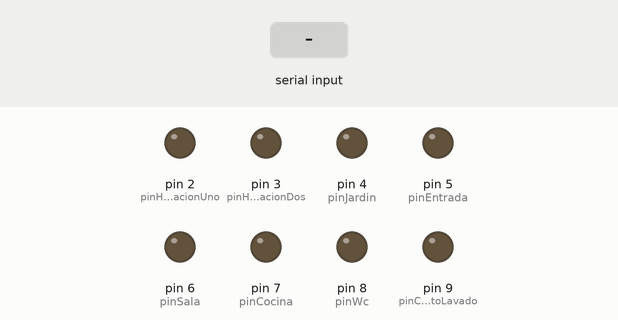
Simulated run of this sketch. Board: Arduino Uno, built with avr-gcc and run on an emulated ATmega328P. On the bench: output pins drawn as LEDs (lit = HIGH). The test bench sets the inputs (shaded band). What the sketch prints to the serial monitor is not drawn.

Above: at 1.2 s.
1.3 s: "E" received over Serial
At 2.4 s:
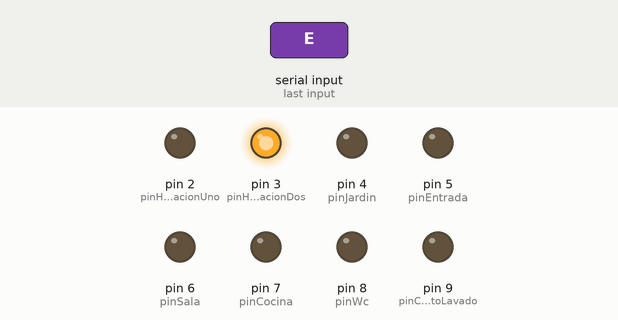
2.9 s: "H" received over Serial
At 3.7 s:
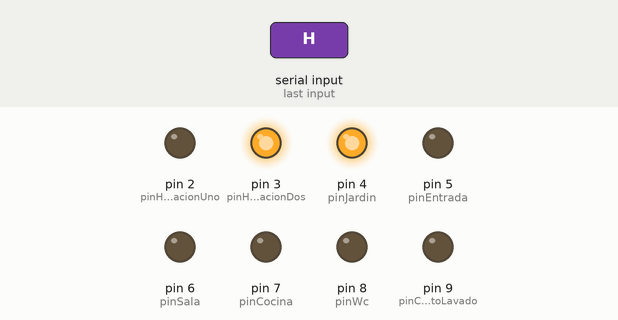
4.5 s: "G" received over Serial
At 5.0 s:
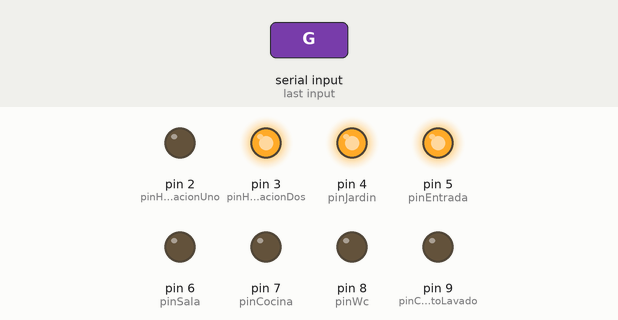
6.1 s: "A" received over Serial
At 7.4 s:
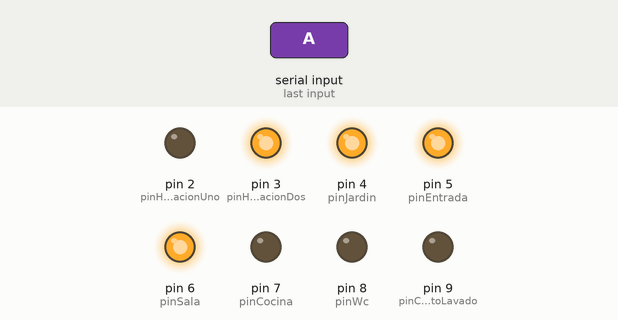
7.7 s: "B" received over Serial
At 8.7 s:
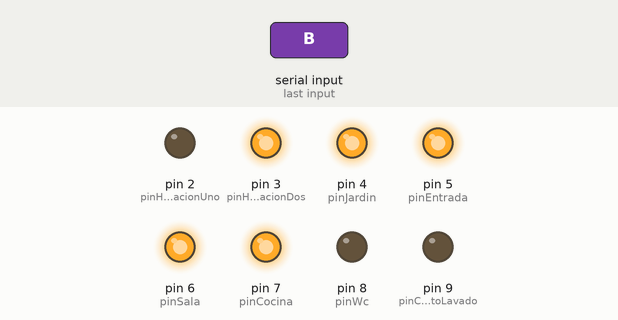
9.3 s: "C" received over Serial
At 10.0 s:
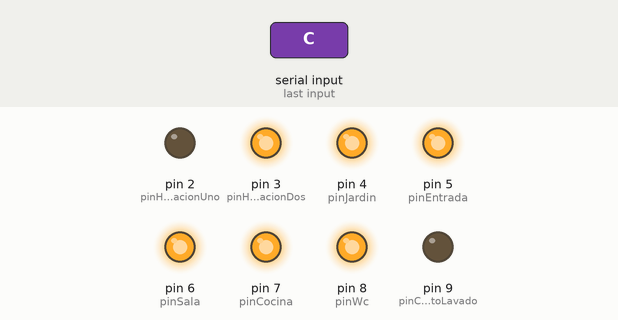
Timing chart, 0 to 11.9 s (numbered marks = the images above; inputs shaded):
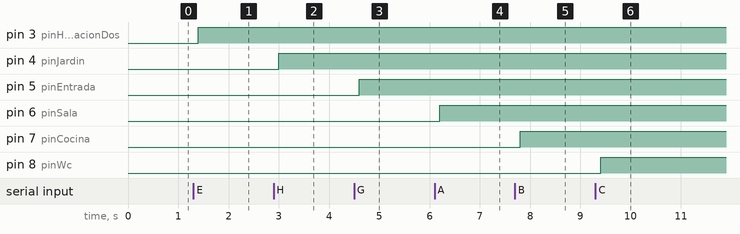

The sketch:

Casa_Control_Remoto.ino
```cpp
const int pinHabitacionUno=2;
const int pinHabitacionDos=3;
const int pinJardin=4;
const int pinEntrada=5;
const int pinSala=6;
const int pinCocina=7;
const int pinWc=8;
const int pinCuartoLavado=9;

/**/
int habitacionUnoPrendido=0;
int habitacionDosPrendido=0;
int jardinPrendido=0;
int entradaPrendido=0;
int salaPrendido=0;
int cocinaPrendido=0;
int wcPrendido=0;
int cuartoLavadoPrendido=0;

/*Variables de bluetooth
bluetoothHabitacionUno='D';
bluetoothHabitacionDos='E';
bluetoothJardin='H';
bluetoothEntrada='G';
bluetoothSala='A';
bluetoothCocina='B';
bluetoothWc='C';
bluetoothCuartoLavado='F';
bluetoothReiniciar='X';
*/

/**/
int estado;


void setup() {
  // put your setup code here, to run once:
  // PREPARAR LA COMUNICACION SERIAL
  Serial.begin(9600);

  pinMode(pinHabitacionUno,OUTPUT);
  pinMode(pinHabitacionDos,OUTPUT);
  pinMode(pinJardin,OUTPUT);
  pinMode(pinEntrada,OUTPUT);
  pinMode(pinSala,OUTPUT);
  pinMode(pinCocina,OUTPUT);
  pinMode(pinWc,OUTPUT);
  pinMode(pinCuartoLavado,OUTPUT);


}

void loop() {
  // put your main code here, to run repeatedly:
  estado = Serial.read();
      Serial.print("Estado es :");
      Serial.print(estado);
      switch(estado){
            case 'D':
            break;
              iluminarHabitacionUno();
              Serial.print("Entra en habitacionUno");
            case 'E':
              iluminarHabitacionDos();
              Serial.println("Entra en habitacionDos");

            break;

            case 'H':
              iluminarJardin();

            break;

            case 'G':
              iluminarEntrada();

            break;

            case 'A':
              iluminarSala();

            break;

            case 'B':
              iluminarCocina();

            break;

            case 'C':
              iluminarWc();

            break;

            case 'F':
              iluminarCuartoLavado();

            break;
            case 'X':
              reiniciar();
            break;
       }
      delay(200);


}

void iluminarHabitacionUno(){
  if(habitacionUnoPrendido==0){
    /*Se prende la habitacion uno*/
    habitacionUnoPrendido=1;
    digitalWrite(pinHabitacionUno,HIGH);

  }else if(habitacionUnoPrendido==1){
    /*Se apaga la habitacion unon*/
    habitacionUnoPrendido=0;
    digitalWrite(pinHabitacionUno,LOW);

  }

}

void iluminarHabitacionDos(){
  if(habitacionDosPrendido==0){
    habitacionDosPrendido=1;
    digitalWrite(pinHabitacionDos,HIGH);
  }else if(habitacionDosPrendido==1){
    habitacionDosPrendido=0;
    digitalWrite(pinHabitacionDos,LOW);
  }

}

void iluminarJardin(){
  if(jardinPrendido==0){
    jardinPrendido=1;
    digitalWrite(pinJardin,HIGH);

  }else{
    jardinPrendido=0;
    digitalWrite(pinJardin,LOW);

  }
}

void iluminarEntrada(){
  if(entradaPrendido==0){
    entradaPrendido=1;
    digitalWrite(pinEntrada,HIGH);


  }else{
   entradaPrendido=0;
   digitalWrite(pinEntrada,LOW);
  }

}

void iluminarSala(){
  if(salaPrendido==0){
    salaPrendido=1;
    digitalWrite(pinSala,HIGH);

  }else{
    salaPrendido=0;
    digitalWrite(pinSala,LOW);
  }
}

void iluminarCocina(){
  if(cocinaPrendido==0){
    cocinaPrendido=1;
    digitalWrite(pinCocina,HIGH);

  }else{
    cocinaPrendido=0;
    digitalWrite(pinCocina,LOW);
  }


}

void iluminarWc(){
  if(wcPrendido==0){
    wcPrendido=1;
    digitalWrite(pinWc,HIGH);

  }else{
    wcPrendido=0;
    digitalWrite(pinWc,LOW);

  }

}

void iluminarCuartoLavado(){
  if(cuartoLavadoPrendido==0){
    cuartoLavadoPrendido=1;
    digitalWrite(pinCuartoLavado,HIGH);
  }else{
    cuartoLavadoPrendido=0;
    digitalWrite(pinCuartoLavado,LOW);
  }

}

void reiniciar(){
  digitalWrite(pinHabitacionUno,LOW);
  digitalWrite(pinHabitacionDos,LOW);
  digitalWrite(pinJardin,LOW);
  digitalWrite(pinSala,LOW);
  digitalWrite(pinCuartoLavado,LOW);
  digitalWrite(pinCocina,LOW);
  digitalWrite(pinEntrada,LOW);
  digitalWrite(pinWc,LOW);

}
```

Measured:
- after the input at 1.3 s, pin 3 (pinHabitacionDos): LOW → HIGH after 0.10 s
- after the input at 2.9 s, pin 4 (pinJardin): LOW → HIGH after 0.10 s
- after the input at 4.5 s, pin 5 (pinEntrada): LOW → HIGH after 0.10 s
- after the input at 6.1 s, pin 6 (pinSala): LOW → HIGH after 0.11 s
- after the input at 7.7 s, pin 7 (pinCocina): LOW → HIGH after 0.11 s
- after the input at 9.3 s, pin 8 (pinWc): LOW → HIGH after 0.11 s
